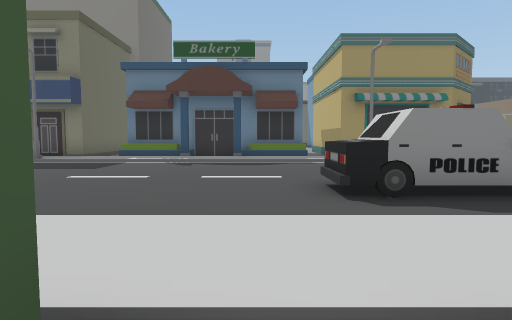
[1] (above)

24 first-person views from a walk through a Unity game level. The camera is 1.5 m above the floor, tilts 4° down and sees 75° across. The floor is counted in squares, 2 m on a side. Each view is taken from the middle of a square. On the plan, view 1 faces up. The plan holds only what a view shows up to about 11 squares ahead; the rest is blank. The place goes on beyond the plan. Some animated figures are left out.

[2]
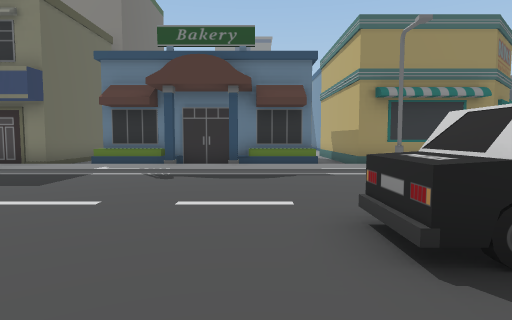

[3]
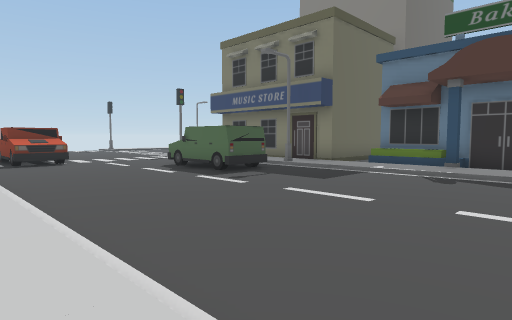

[4]
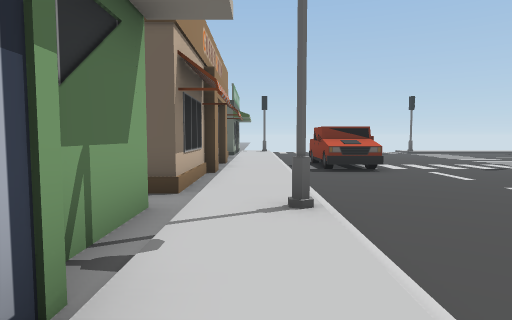

[5]
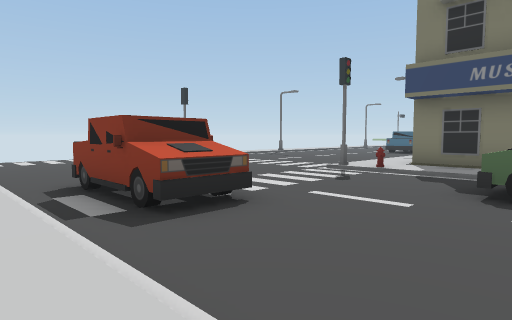

[6]
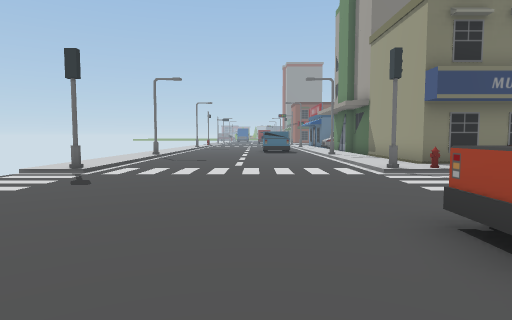

[7]
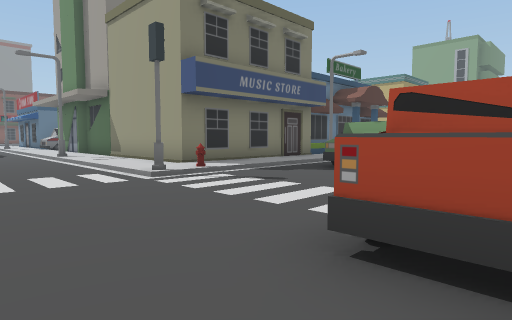

[8]
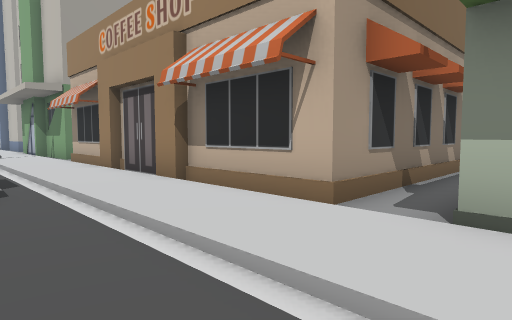

[9]
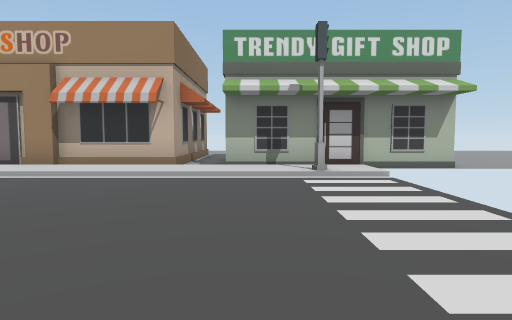

[10]
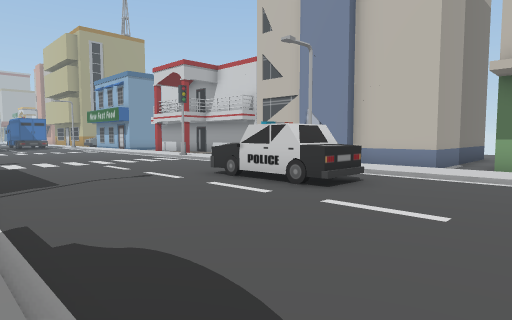

[11]
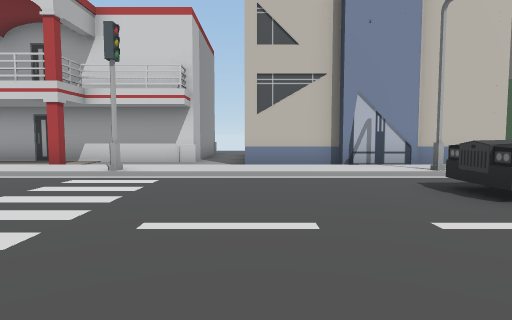

[12]
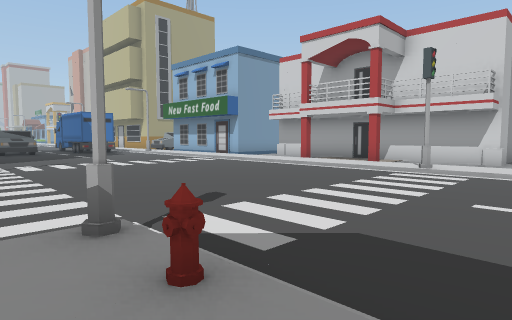

[13]
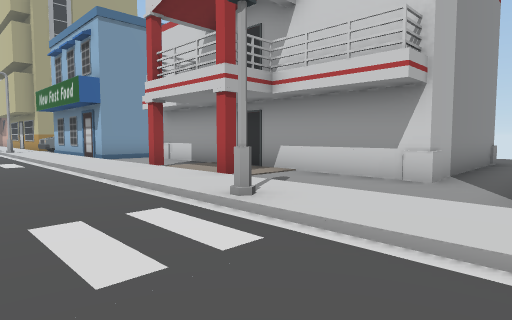

[14]
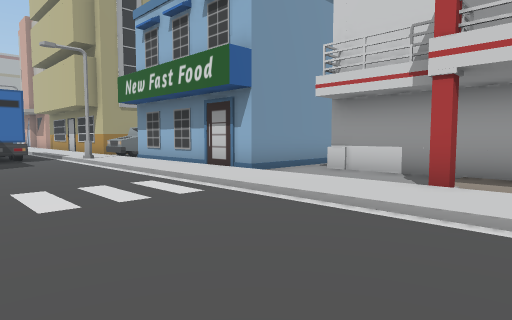

[15]
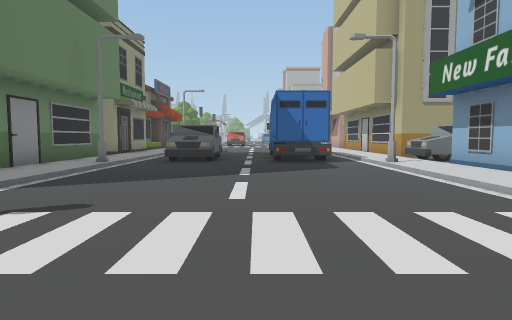

[16]
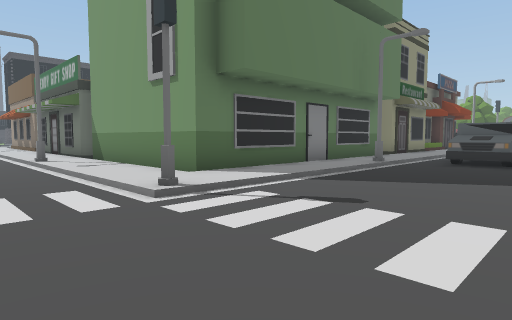

[17]
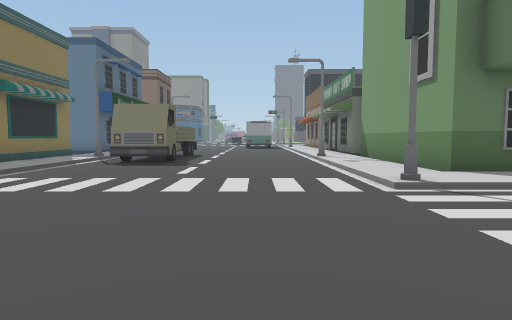

[18]
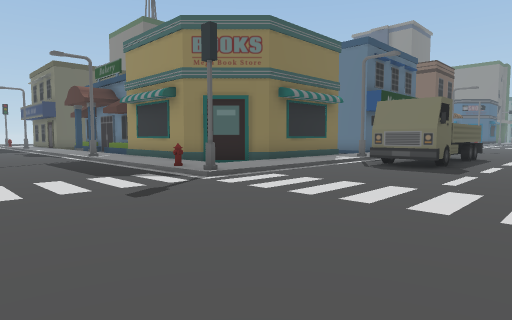

[19]
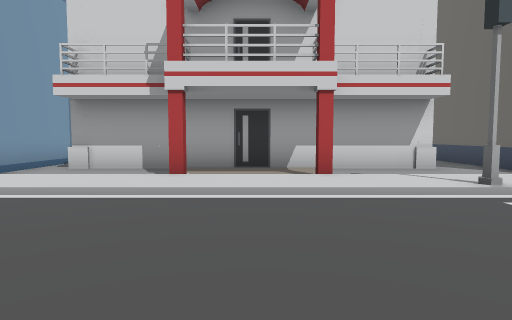

[20]
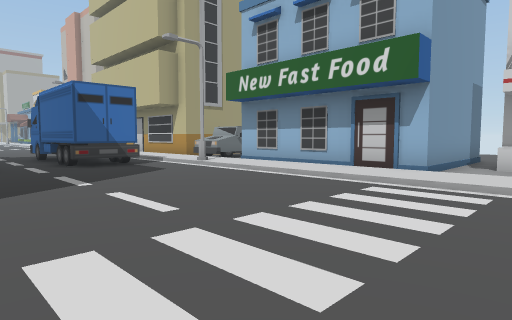

[21]
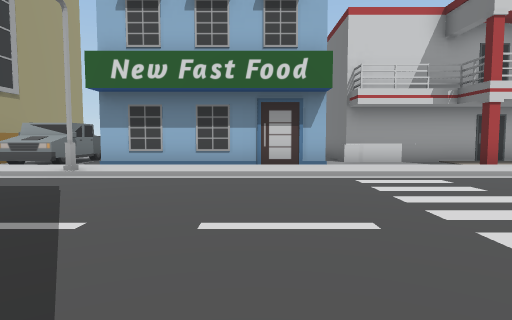

[22]
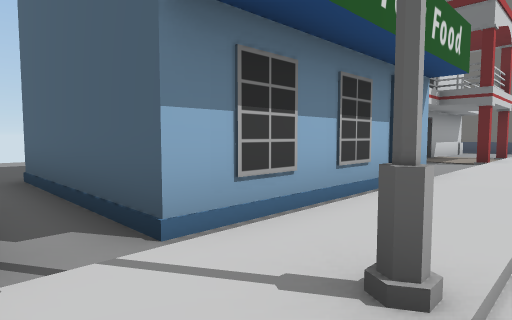

[23]
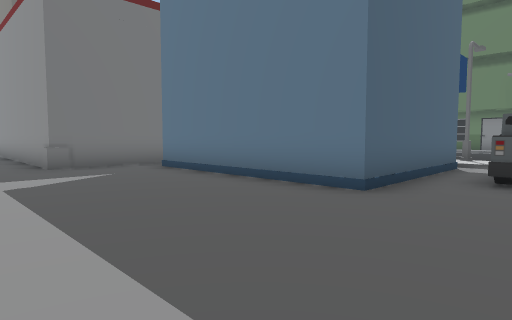

[24]
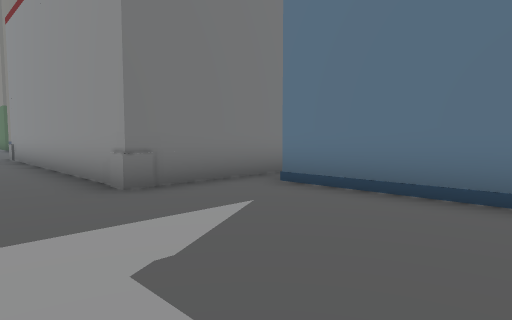

### Floor plan
Key: @ floor where view 1 was taken; # wall or solid block; . main floor; : floor 0.25 m higher than the main floor; / step, stairs or slope; O other object.
Columns run from 22 left of view 1 to 26 right of it. Each row starts with its distance up from view 1.
 16         .O                    #:OOO....O:O
 15         ./:#                  #:/OO..../:O
 14        ../:#                  #:/....../:O
 13  :/....../:#    # OOOOOO/#    #:/....../:O
 12  :/....../:######        #####.:/....../:OOOOOOOO
 11  :/....../::::::///////////////:/....../:////////
 10  :#....../O::::O/::::::::O/:::O:/......#::::::O::
  9  ................................................
  8  ............OOO...............................OO
  7  ................................................
  6  ................................................
  5  .......OOO............OOOO....................OO
  4  .......OOO............OOOO....................OO
  3  ..............O.........O.......................
  2  ::::::::::::::O:::::::::O::::::#:::::::::::::O::
  1 ####////#./#//////O  /////OO//////#//#///OOO/O/OO
  0     .##########OOO   O@OOO  OO...........O  OO.OO
 -1     .#               O.O     O.#########.O   O.O
 -2     .#                .O     O.#       #.O   O.O
 -3      #                .O     O.#       #.OOOOO..
 -4      #                       O.#       #.........
 -5                               .#       #.........
 -6                                #########.........
 -7                                   ...............
 -8                                         .........

Where each view was taken, in squares from view 1:
view 1: 0 up, 0 right, facing up
view 2: 2 up, 0 right, facing up
view 3: 2 up, 0 right, facing up-left
view 4: 2 up, 3 left, facing left
view 5: 2 up, 8 left, facing up-left
view 6: 2 up, 16 left, facing up
view 7: 4 up, 16 left, facing up-right
view 8: 4 up, 19 left, facing down-right
view 9: 9 up, 19 left, facing down
view 10: 10 up, 2 left, facing down-right
view 11: 9 up, 7 right, facing down
view 12: 11 up, 7 right, facing down-right
view 13: 5 up, 7 right, facing down-right
view 14: 6 up, 13 right, facing down-right
view 15: 6 up, 15 right, facing right
view 16: 6 up, 15 right, facing up-right
view 17: 5 up, 15 right, facing up
view 18: 6 up, 15 right, facing up-left
view 19: 7 up, 13 right, facing down
view 20: 8 up, 16 right, facing down-right
view 21: 9 up, 20 right, facing down
view 22: 3 up, 25 right, facing down-left
view 23: 8 down, 26 right, facing up-left
view 24: 8 down, 22 right, facing up-left
